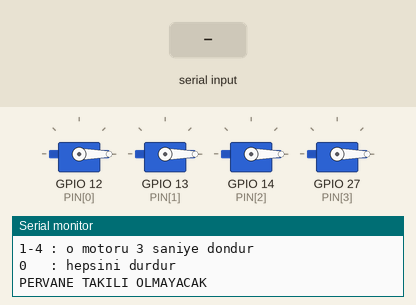
The sketch below on a simulated ESP32. Parts: 4 × servo, the last lines printed to the serial monitor. The test bench sets the inputs (shaded band).

Above: at 1.7 s.
1.8 s: "1" received over Serial
At 2.8 s:
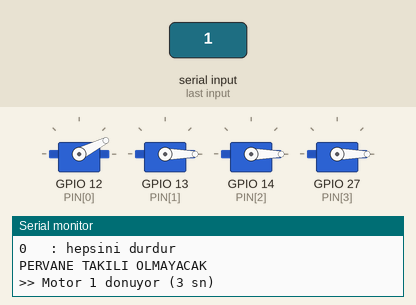
3.3 s: "2" received over Serial
At 5.1 s:
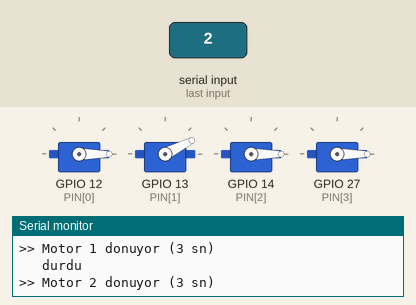
Timing chart, 0 to 9.3 s (numbered marks = the images above; inputs shaded):
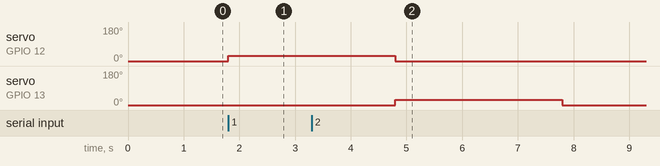

Measured:
- after the input at 1.8 s, servo on GPIO 12 (PIN[0]): 0° → 27° at once
- after the input at 3.3 s, servo on GPIO 13 (PIN[1]): 0° → 27° after 1.5 s, → 0° 3.0 s later

The sketch:

arac_motor_test.ino
```cpp
/* ===========================================================================
 *  ARAC KODU - TEKIL MOTOR VE DONUS YONU TESTI
 *  Dosya : arac_motor_test.ino
 *
 *  AMAC
 *    Her motoru tek tek dusuk gazda dondurerek donus yonunu dogrular.
 *    X konfigurasyonunda capraz motorlar ayni yone, komsu motorlar ters
 *    yone donmelidir. Aksi halde yaw ekseninde net tork olusur ve arac
 *    havada kendi etrafinda doner.
 *
 *  KULLANIM
 *    Seri monitorden 1-4 : ilgili motoru 3 saniye dondurur
 *                     0 : tum motorlari durdurur
 *
 *  !! PERVANELER TAKILI OLMAYACAK !!
 *  Sasi masaya sabitlenmis olmali, eller motorlardan uzak tutulmalidir.
 * ======================================================================== */

#include <ESP32Servo.h>

Servo esc[4];
const int PIN[4] = { 12, 13, 14, 27 };
const uint16_t TEST_GAZ = 1150;    // rolanti uzeri - yon gormeye yeter

void setup() {
  Serial.begin(115200);
  delay(500);

  for (int i = 0; i < 4; i++) {
    esc[i].setPeriodHertz(50);
    esc[i].attach(PIN[i], 1000, 2000);
    esc[i].writeMicroseconds(1000);
  }

  Serial.println(F("=== MOTOR TESTI ==="));
  Serial.println(F("1-4 : o motoru 3 saniye dondur"));
  Serial.println(F("0   : hepsini durdur"));
  Serial.println(F("PERVANE TAKILI OLMAYACAK"));
}

void loop() {
  if (!Serial.available()) return;
  char c = Serial.read();

  if (c >= '1' && c <= '4') {
    int m = c - '1';
    Serial.print(F(">> Motor ")); Serial.print(m + 1);
    Serial.println(F(" donuyor (3 sn)"));
    esc[m].writeMicroseconds(TEST_GAZ);
    delay(3000);
    esc[m].writeMicroseconds(1000);
    Serial.println(F("   durdu"));
  }

  if (c == '0') {
    for (int i = 0; i < 4; i++) esc[i].writeMicroseconds(1000);
    Serial.println(F(">> HEPSI DURDU"));
  }
}
```
